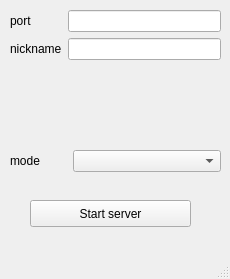
<?xml version="1.0" encoding="UTF-8"?>
<ui version="4.0">
 <class>MainWindow</class>
 <widget class="QMainWindow" name="MainWindow">
  <property name="geometry">
   <rect>
    <x>0</x>
    <y>0</y>
    <width>230</width>
    <height>279</height>
   </rect>
  </property>
  <property name="windowTitle">
   <string>MainWindow</string>
  </property>
  <widget class="QWidget" name="centralwidget">
   <widget class="QPushButton" name="start_btn">
    <property name="geometry">
     <rect>
      <x>30</x>
      <y>200</y>
      <width>161</width>
      <height>27</height>
     </rect>
    </property>
    <property name="text">
     <string>Start server</string>
    </property>
   </widget>
   <widget class="QWidget" name="formLayoutWidget">
    <property name="geometry">
     <rect>
      <x>10</x>
      <y>10</y>
      <width>211</width>
      <height>71</height>
     </rect>
    </property>
    <layout class="QFormLayout" name="formLayout">
     <item row="0" column="0">
      <widget class="QLabel" name="port_l">
       <property name="text">
        <string>port</string>
       </property>
      </widget>
     </item>
     <item row="0" column="1">
      <widget class="QLineEdit" name="port_input">
       <property name="inputMask">
        <string/>
       </property>
       <property name="text">
        <string/>
       </property>
       <property name="clearButtonEnabled">
        <bool>false</bool>
       </property>
      </widget>
     </item>
     <item row="1" column="0">
      <widget class="QLabel" name="nickname_l">
       <property name="text">
        <string>nickname</string>
       </property>
      </widget>
     </item>
     <item row="1" column="1">
      <widget class="QLineEdit" name="nickname_input"/>
     </item>
    </layout>
   </widget>
   <widget class="QWidget" name="formLayoutWidget_2">
    <property name="geometry">
     <rect>
      <x>10</x>
      <y>150</y>
      <width>211</width>
      <height>31</height>
     </rect>
    </property>
    <layout class="QFormLayout" name="formLayout_2">
     <item row="0" column="0">
      <widget class="QLabel" name="mode_l">
       <property name="text">
        <string>mode        </string>
       </property>
      </widget>
     </item>
     <item row="0" column="1">
      <widget class="QComboBox" name="mode_box"/>
     </item>
    </layout>
   </widget>
  </widget>
  <widget class="QMenuBar" name="menubar">
   <property name="geometry">
    <rect>
     <x>0</x>
     <y>0</y>
     <width>230</width>
     <height>24</height>
    </rect>
   </property>
  </widget>
  <widget class="QStatusBar" name="statusbar"/>
 </widget>
 <resources/>
 <connections/>
</ui>
